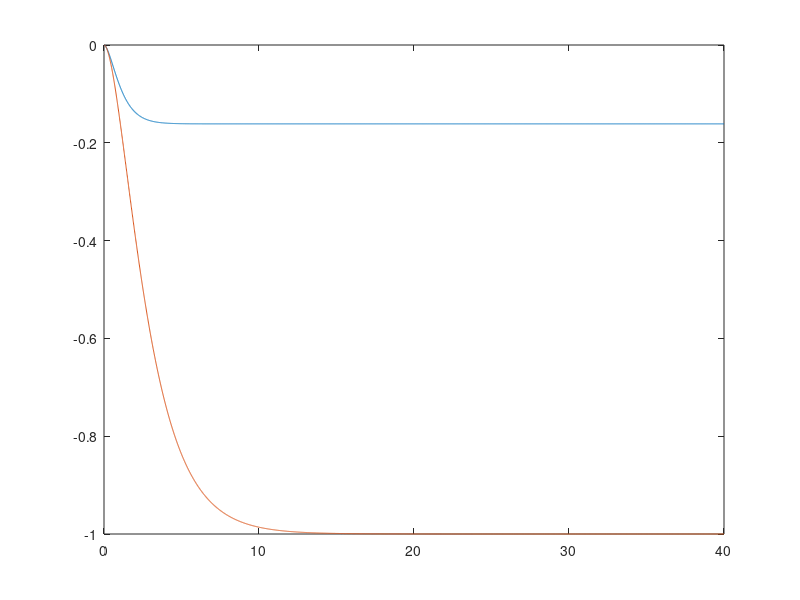
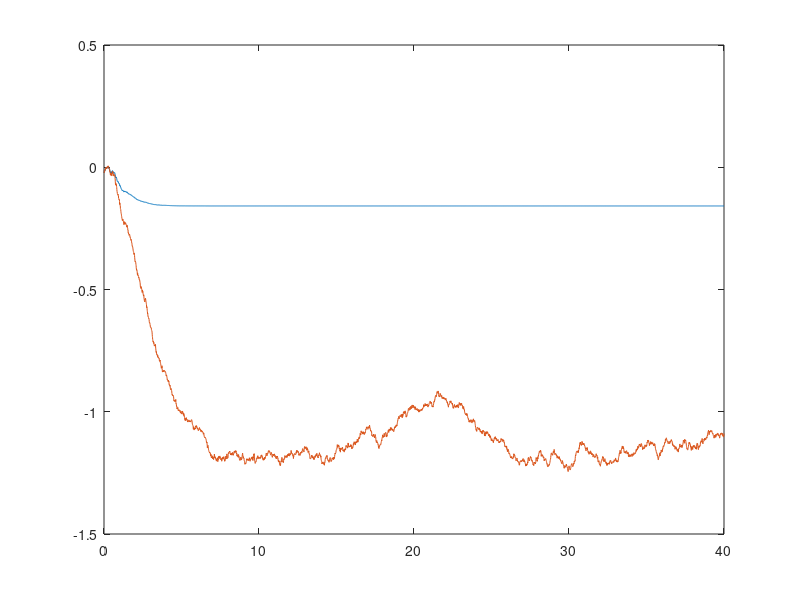
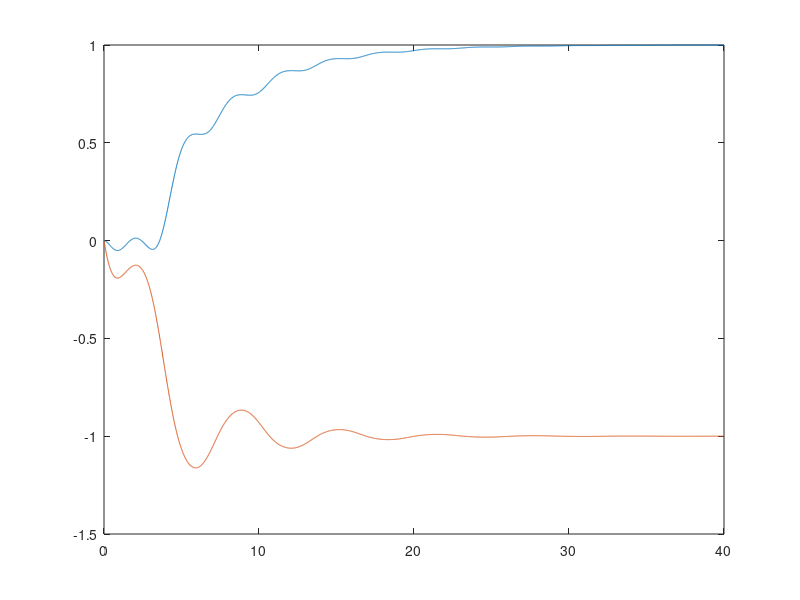
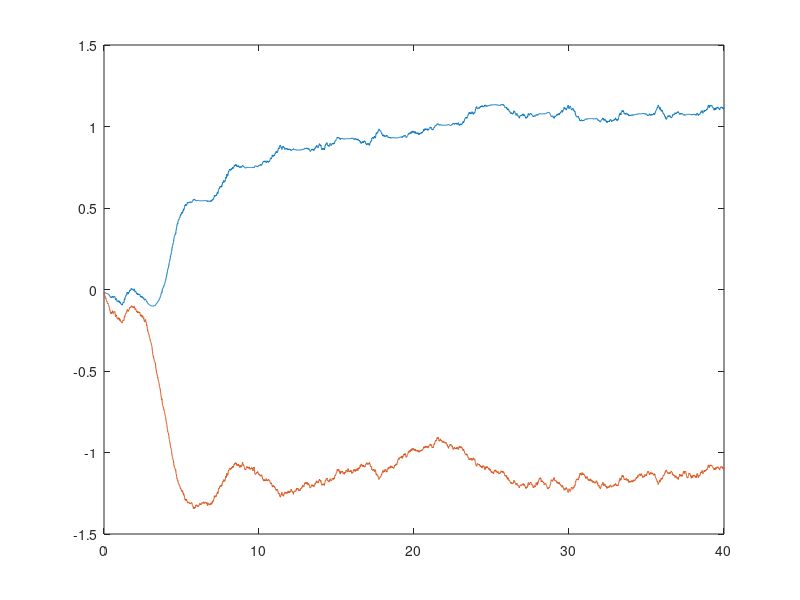

MATLAB code for these plots, in order:
clear all;
clc;
Ts=0.01;

t=0:Ts:40;
n=length(t);
t=t';
myone=1*ones(1,n);
myone=myone';

theta=[1;-1];
Gamma=0.5*eye(2);
Hat_theta=zeros(n,2);
Hat_theta(1,1)=0;
Hat_theta(1,2)=0;


Noisy=wgn(n,1,-2)/10;
var(Noisy);
Hat_thetaNoisy=zeros(n,2);
Hat_thetaNoisy(1,1)=Noisy(1);
Hat_thetaNoisy(1,2)=Noisy(1);

Noisy=wgn(n,1,-2);
var(Noisy);

% EX1
phi=[exp(-t) myone];
for i=2:n
    yti=phi(i,1)*theta(1)+phi(i,2)*theta(2);
    Hatyti=phi(i,1)*Hat_theta(i-1,1)+phi(i,2)*Hat_theta(i-1,2);
    Hat_theta(i,:)=Hat_theta(i-1,:)-(Ts*(Gamma*phi(i,:)'*(Hatyti-yti)))';
    noise=Noisy(i);
    Hat_thetaNoisy(i,:)=Hat_thetaNoisy(i-1,:)-(Ts*(Gamma*phi(i,:)'*((Hatyti-yti)+noise)))';
end;

figure(1)
%subplot(1,2,1)
plot(t,Hat_theta);
figure(2)
%subplot(1,2,2)
plot(t,Hat_thetaNoisy);


% EX2
phi=[sin(t) myone];
for i=2:n
    yti=phi(i,1)*theta(1)+phi(i,2)*theta(2);
    Hatyti=phi(i,1)*Hat_theta(i-1,1)+phi(i,2)*Hat_theta(i-1,2);
    Hat_theta(i,:)=Hat_theta(i-1,:)-(Ts*(Gamma*phi(i,:)'*(Hatyti-yti)))';
    noise=Noisy(i);
    Hat_thetaNoisy(i,:)=Hat_thetaNoisy(i-1,:)-(Ts*(Gamma*phi(i,:)'*((Hatyti-yti)+noise)))';
end;

figure(3)
%subplot(1,2,1)
plot(t,Hat_theta);
figure(4)
%subplot(1,2,2)
plot(t,Hat_thetaNoisy);